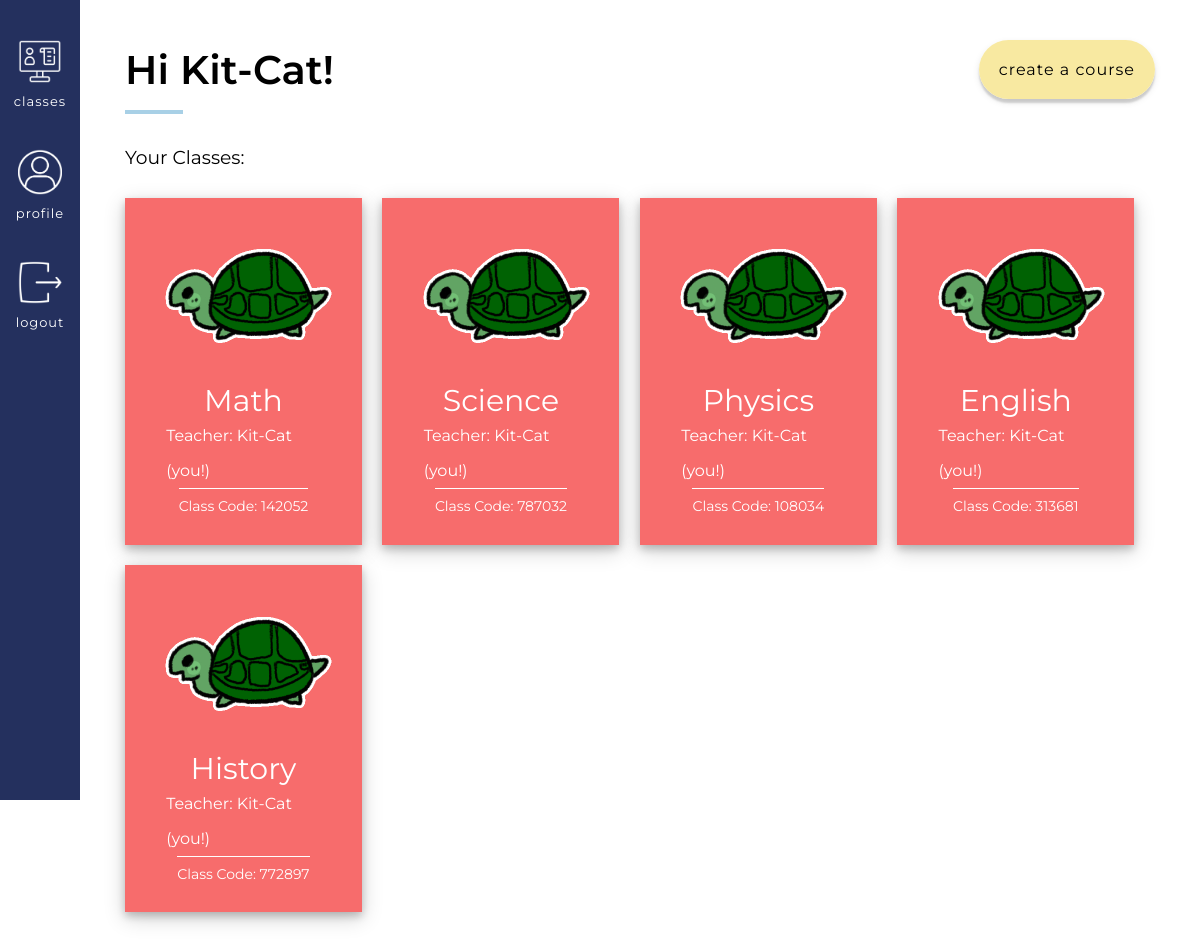
/user/Kit-Cat/classes (signed in), run on the app's committed database.
### app/models.py (models this page shows, shortened)
class User(UserMixin, db.Model):
    id = db.Column(db.Integer, primary_key=True)
    username = db.Column(db.String(64), index=True, unique=True) # adding columns to the database
    email = db.Column(db.String(120), index=True, unique=True)
    password_hash = db.Column(db.String(128))
    role = db.Column(db.Integer, index=False, unique=False) # 0 is Teacher, 1 is Student
    about_me = db.Column(db.String(140))
    last_seen = db.Column(db.DateTime, default=datetime.utcnow)
    posts = db.relationship('Post', backref='author', lazy='dynamic') # First part is calling it from the Post model, secret field is the backref (author)
    reactions = db.relationship('Reactions', backref='reactor', lazy='dynamic') # This will show all the reactions that this user has made
    teaches = db.relationship('Courses', backref='teacher', lazy='dynamic') # This will show all the courses that the user teaches
    signups = db.relationship('Signups', backref='student', lazy='dynamic') # This will show all of the signups of that user

class Courses(db.Model):
    id = db.Column(db.Integer, primary_key=True) # Always need ID
    course_name = db.Column(db.String(140), index=False, unique=False) # Not indexable or unique bc many people can have the same course
    code = db.Column(db.Integer, index=True, unique=True) # Indexable to link it back to the course name
    timestamp = db.Column(db.DateTime, index=True, default=datetime.utcnow) # Timestamp
    status = db.Column(db.Integer, index=False, unique=False, default=0) # 0 means the class is inactive, 1 is active
    teacher_id = db.Column(db.Integer, db.ForeignKey('user.id'))  # Taking the user ID from the user model, using backref of teacher will show you the actual teacher
    signups = db.relationship('Signups', backref='course_id', lazy='dynamic') # This will show all the student signups for this course
    reactions = db.relationship('Reactions', backref='course_actual', lazy='dynamic') # This will show all the reactions for this course
    session = db.relationship('Session', backref='session_course_id', lazy='dynamic') # This will show you all the sessions of the course

### app/routes.py (the view)
@app.route('/user/<username>/classes') # User's classes
@login_required
def classes(username): # the word after def has to be the same as the text in the urlfor quotation marks
    user = User.query.filter_by(username=username).first_or_404()
    user_signups_filtered = User.query.join(Signups, (Signups.user_id == User.id)).\
                                        join(Courses, (Courses.id == Signups.course)).\
                                        with_entities(Signups).\
                                        filter(Signups.user_id == user.id)
    teacher_courses = Courses.query.filter_by(teacher_id=user.id).all()
    return render_template('classes.html', user=user, user_signups_filtered=user_signups_filtered, teacher_courses=teacher_courses, title="Classes")

### app/models.py (called while the page is built)
@login.user_loader
def load_user(id):
        return User.query.get(int(id))

### app/routes.py (called while the page is built)
@app.before_request # This function will be executed right before the view function
def before_request():
    if current_user.is_authenticated: # Checks whether the current user is logged in
        current_user.last_seen = datetime.utcnow() # Sets the last seen to the date using the UTC time zone
        db.session.commit() # Don't need to do db.session.add() because the user is already in the database (using a current_user)

### app/templates/classes.html (shortened to what this page needs)
{% extends "base.html" %}
{% block head %}
    <link rel="stylesheet" href="{{ url_for('static', filename='css/classes.css') }}">
{% endblock %}
{% block content %}
    <div class = "classesTop">
        <div class = "titleHolder">
            <h1>Hi {{ user.username }}!</h1>
        </div>
        <div class = "createJoinCourse">
            <form action="/user/{{ user.username }}/classes/add" method='post'>
                {% if user.role == 1 %}
                    <label for="title">Enroll in a Class</label>
                    <input type="text" name="title" placeholder="Enter Class Code...">
                    <br>
                    <button type="submit">Add</button>
                {% else %}
                    <a href = "{{ url_for('create', username = current_user.username) }}" class = "createLink">Create a course</a>
                {% endif %}
            </form>
        </div>
    </div>
    <h3 class = "classMargin">Your Classes: </h3>
    <div class = "classBlockHolder">
    {% if user.role == 0 %}
            {% for t in teacher_courses %}
            <div class = "classBlock" id = "classBlock" onclick="divLink({{ t.id }})">
                    <div class = "classImage">
                        <img src = "{{ url_for('static', filename = 'images/Turtle.gif') }}">
                    </div>
                    <div class = "classDescription">
                        <p class = "courseName">{{ t.course_name }}</p>
                        <p class = "courseTeacher">Teacher: {{ t.teacher.username }} (you!)</p>
                        <p class = "courseCode">Class Code: {{ t.code }}</p>
                    </div>
                </div>
            {% endfor %}
    {% endif %}
    </div>
{% endblock %}

### app/static/css/base.css (style rules this page uses)
body { margin: 0 !important; font-family: "Montserrat", sans-serif; }
h1, p { margin: 0; }
h2, h3 { font-weight: 400; }

### app/static/css/classes.css (style rules this page uses)
.classesTop { display: flex; justify-content: space-between; align-items: center; }
.classBlock { background-color: #F76C6C; display: flex; flex-direction: column; justify-content: space-between; align-items: center; padding: 2%; padding-right: 4%; padding-left: 4%; cursor: pointer; margin-right: 2%; margin-top: 1%; margin-bottom: 1%; width: 15%; box-shadow: 0 4px 8px 0 rgba(0, 0, 0, 0.2), 0 6px 20px 0 rgba(0, 0, 0, 0.19); }
.classBlockHolder { display: flex; flex-wrap: wrap; justify-content: flex-start; align-items: center; }
.classMargin { margin-top: 5%; }
.classImage { display: flex; align-items: center; justify-content: center; width: 200px; }
.classImage img { width: 100%; }
.classDescription { color: white; margin-top: 15px; display: flex; flex-direction: column; justify-content: center; align-items: center; line-height: 35px; width: 100%; }
.courseName { font-size: 30px; }
.courseTeacher { font-size: 16px; }
.courseCode { font-size: 14px; border-top: 1px solid white; }
.titleHolder h1 { position: relative; font-size: 40px; font-weight: 600; color: black; }
.titleHolder h1:after { position: absolute; content: ''; height: 4px; bottom: -20px; left: 0; right: 0; width: 28%; background: #A8D0E6; }
.createLink { background-color: #F8E9A1; text-decoration: none; color: black; text-transform: lowercase; letter-spacing: 1px; padding: 20px 20px; border-radius: 50px; transition-duration: 0.3s; -webkit-transition-duration: 0.3s; box-shadow: 0 4px 2px 0 rgba(0, 0, 0, 0.15), 0 3px 7px 0 rgba(0, 0, 0, 0.1); }

### data on the page
User: username "Kit-Cat"
Courses: course_name "Math", teacher.username "Kit-Cat", code "142052"
Courses: course_name "Science", teacher.username "Kit-Cat", code "787032"
Courses: course_name "Physics", teacher.username "Kit-Cat", code "108034"
Courses: course_name "English", teacher.username "Kit-Cat", code "313681"
Courses: course_name "History", teacher.username "Kit-Cat", code "772897"
